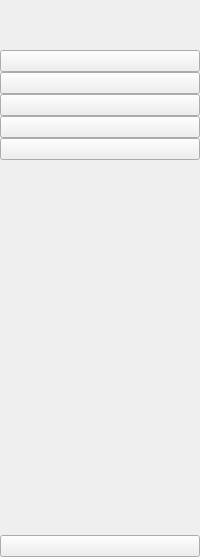
     <widget class="QWidget" name="icon_only_widget" native="true">
      <layout class="QVBoxLayout" name="verticalLayout_3">
       <property name="spacing">
        <number>0</number>
       </property>
       <property name="leftMargin">
        <number>0</number>
       </property>
       <property name="topMargin">
        <number>0</number>
       </property>
       <property name="rightMargin">
        <number>0</number>
       </property>
       <property name="bottomMargin">
        <number>0</number>
       </property>
       <item>
        <layout class="QHBoxLayout" name="horizontalLayout_3">
         <item>
          <widget class="QLabel" name="logo_label_1">
           <property name="minimumSize">
            <size>
             <width>50</width>
             <height>50</height>
            </size>
           </property>
           <property name="maximumSize">
            <size>
             <width>50</width>
             <height>50</height>
            </size>
           </property>
           <property name="text">
            <string/>
           </property>
           <property name="pixmap">
            <pixmap resource="resource.qrc">:/icon/icon/Logo.png</pixmap>
           </property>
           <property name="scaledContents">
            <bool>true</bool>
           </property>
          </widget>
         </item>
        </layout>
       </item>
       <item>
        <layout class="QVBoxLayout" name="verticalLayout">
         <property name="spacing">
          <number>0</number>
         </property>
         <item>
          <widget class="QPushButton" name="home_btn_1">
           <property name="text">
            <string/>
           </property>
           <property name="icon">
            <iconset resource="resource.qrc">
             <normaloff>:/icon/icon/home-4-32.ico</normaloff>
             <normalon>:/icon/icon/home-4-48.ico</normalon>:/icon/icon/home-4-32.ico</iconset>
           </property>
           <property name="iconSize">
            <size>
             <width>20</width>
             <height>20</height>
            </size>
           </property>
           <property name="checkable">
            <bool>true</bool>
           </property>
           <property name="autoExclusive">
            <bool>true</bool>
           </property>
          </widget>
         </item>
         <item>
          <widget class="QPushButton" name="dashborad_btn_1">
           <property name="text">
            <string/>
           </property>
           <property name="icon">
            <iconset resource="resource.qrc">
             <normaloff>:/icon/icon/dashboard-5-32.ico</normaloff>
             <normalon>:/icon/icon/dashboard-5-48.ico</normalon>:/icon/icon/dashboard-5-32.ico</iconset>
           </property>
           <property name="iconSize">
            <size>
             <width>20</width>
             <height>20</height>
            </size>
           </property>
           <property name="checkable">
            <bool>true</bool>
           </property>
           <property name="autoExclusive">
            <bool>true</bool>
           </property>
          </widget>
         </item>
         <item>
          <widget class="QPushButton" name="orders_btn_1">
           <property name="text">
            <string/>
           </property>
           <property name="icon">
            <iconset resource="resource.qrc">
             <normaloff>:/icon/icon/activity-feed-32.ico</normaloff>
             <normalon>:/icon/icon/activity-feed-48.ico</normalon>:/icon/icon/activity-feed-32.ico</iconset>
           </property>
           <property name="iconSize">
            <size>
             <width>20</width>
             <height>20</height>
            </size>
           </property>
           <property name="checkable">
            <bool>true</bool>
           </property>
           <property name="autoExclusive">
            <bool>true</bool>
           </property>
          </widget>
         </item>
         <item>
          <widget class="QPushButton" name="products_btn_1">
           <property name="text">
            <string/>
           </property>
           <property name="icon">
            <iconset resource="resource.qrc">
             <normaloff>:/icon/icon/product-32.ico</normaloff>
             <normalon>:/icon/icon/product-48.ico</normalon>:/icon/icon/product-32.ico</iconset>
           </property>
           <property name="iconSize">
            <size>
             <width>20</width>
             <height>20</height>
            </size>
           </property>
           <property name="checkable">
            <bool>true</bool>
           </property>
           <property name="autoExclusive">
            <bool>true</bool>
           </property>
          </widget>
         </item>
         <item>
          <widget class="QPushButton" name="customers_btn_1">
           <property name="text">
            <string/>
           </property>
           <property name="icon">
            <iconset resource="resource.qrc">
             <normaloff>:/icon/icon/group-32.ico</normaloff>
             <normalon>:/icon/icon/group-48.ico</normalon>:/icon/icon/group-32.ico</iconset>
           </property>
           <property name="iconSize">
            <size>
             <width>20</width>
             <height>20</height>
            </size>
           </property>
           <property name="checkable">
            <bool>true</bool>
           </property>
           <property name="autoExclusive">
            <bool>true</bool>
           </property>
          </widget>
         </item>
        </layout>
       </item>
       <item>
        <spacer name="verticalSpacer">
         <property name="orientation">
          <enum>Qt::Vertical</enum>
         </property>
         <property name="sizeHint" stdset="0">
          <size>
           <width>20</width>
           <height>375</height>
          </size>
         </property>
        </spacer>
       </item>
       <item>
        <widget class="QPushButton" name="exit_btn_1">
         <property name="text">
          <string/>
         </property>
         <property name="icon">
          <iconset resource="resource.qrc">
           <normaloff>:/icon/icon/close-window-64.ico</normaloff>:/icon/icon/close-window-64.ico</iconset>
         </property>
         <property name="iconSize">
          <size>
           <width>20</width>
           <height>20</height>
          </size>
         </property>
        </widget>
       </item>
      </layout>
     </widget>
